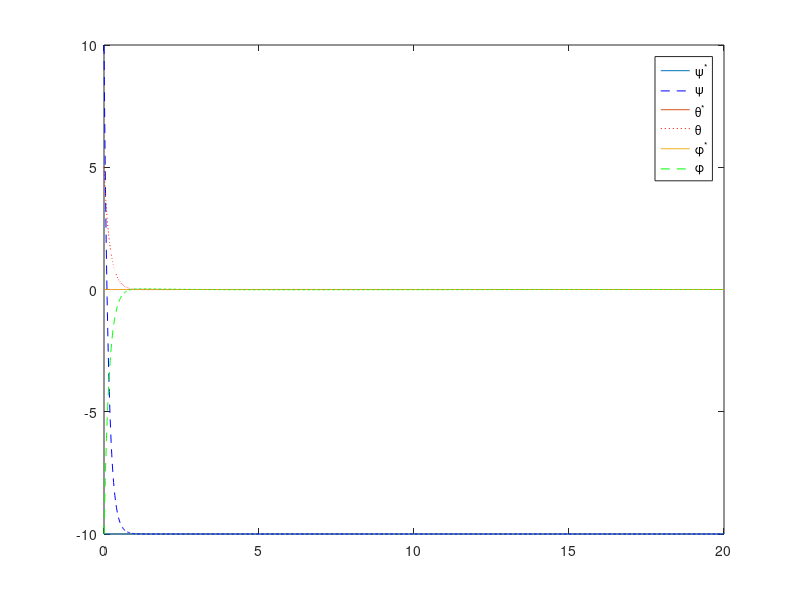
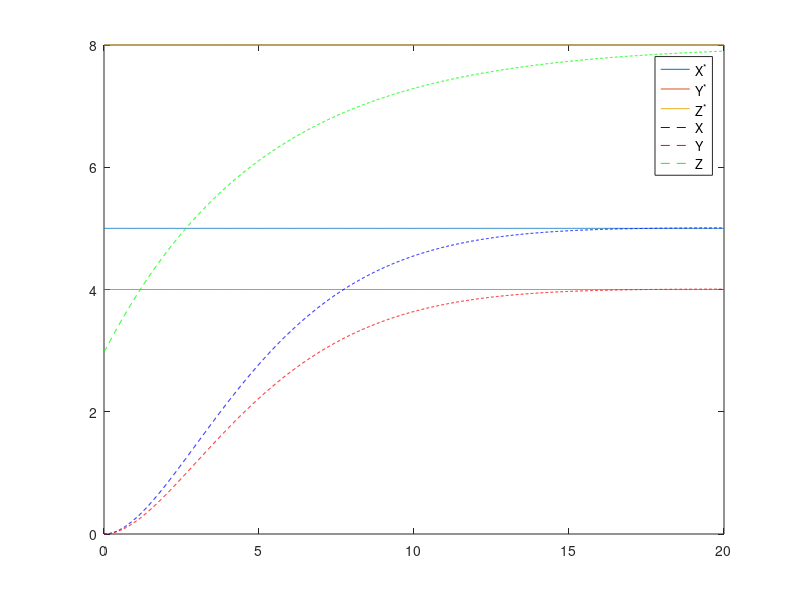

MATLAB code to generate these figures, in order: (Note: this script raises an error after producing the figures.)
close all
clear all 
clc 
% physical constants     
g = 9.81; 
M = 0.5; 
L = 0.25;
Ixx = 5*10^-3;
Iyy = 5*10^-3;
Izz = 10*10^-3; 
k = 3*10^-6; 
b = 10^-7;
I = diag([Ixx Iyy Izz]);

%constants
Kv = [0.63 ; 0.63; 31.5];  %for positions
Kp = [0.1225 ; 0.1225; 6.125];
Kpe = [6; 5.2; 7];      %for eular angles
Kpw = [4; 3; 4.9];       % for w

%Desired position and attitude
ref = [5 4 8]';
ref_dot = [0 0 0]';
ref_ddot = [0 0 0]';
Fstar = zeros(1000); %desired thrust
euler_star = [0 0 -10]';  %desired euler angle
euler_dstar = [0 0 0]';
tau_star = zeros(3,1000);  %desired torque
w_star = [0 0 0]';
w_dstar = [0 0 0]';

%Body Frame
w = zeros(3,1000);          % angular velocity in body frame
w_r = zeros(4,1000);        % individual rotor speed
w_dot = [0 0 0]';
% Inertial frame
pos = zeros(3,1000);        
pos(:,1)=[0 0 3];   % initial location
posdot = zeros(3,1000);
posddot = zeros(3,1000);
euler = [-10 5 10]';
euler_dot  = [0 0 0]';

%Simulation

%R = [cos(euler(3,k))*cos(euler(2,k)) cos(euler(3,k))*sin(euler(2,k))*sin(euler(1,k))-sin(euler(3,k))*cos(euler(1,k)) cos(euler(3,k))*sin(euler(2,k))*cos(euler(1,k))+sin(euler(3,k))*sin(euler(1,k));
%     sin(euler(3,k))*cos(euler(2,k)) sin(euler(3,k))*sin(euler(2,k))*sin(euler(1,k))+cos(euler(3,k))*cos(euler(1,k)) sin(euler(3,k))*sin(euler(2,k))*cos(euler(1,k))-cos(euler(3,k))*sin(euler(1,k));
%     -sin(euler(2,k))                cos(euler(2,k))*sin(euler(1,k))                                                 cos(euler(2,k))*cos(euler(1,k))]
dt = 0.01;
for k = 1:2000
   
    posddot(:,k) = ref_ddot + Kv.*(ref_dot - posdot(:,k)) + Kp.*(ref - pos(:,k)); %commanded acc.
    Fstar(k) = (M*g + M*posddot(3,k))/(cos(euler(2,k))*cos(euler(1,k)));  % U1
    %desired eular angles
    euler_star(1,k+1) = asin((M*posddot(1,k)*sin(euler_star(3,k)) - M*posddot(2,k)*cos(euler_star(3,k)))/Fstar(k));
    euler_star(2,k+1) = asin((M*posddot(1,k)*cos(euler_star(3,k)) + M*posddot(2,k)*sin(euler_star(3,k)))/Fstar(k)*cos(euler_star(1,k)));
    euler_star(3,k+1) = euler_star(3,k);
    
    posdot(:,k+1) =  posdot(:,k) + dt*posddot(:,k);
    pos(:,k+1) = pos(:,k) + dt*posdot(:,k);
    
    euler_dot(:,k) = euler_dstar + Kpe.*(euler_star(:,k) - euler(:,k));
    euler(:,k+1) = euler(:,k) + dt*euler_dot(:,k);
    Retw = [1 0 -sin(euler(2,k));
            0 cos(euler(1,k)) cos(euler(2,k))*sin(euler(1,k)); 
            0 -sin(euler(1,k)) cos(euler(2,k))*cos(euler(1,k))];
    w(:,k) = Retw * euler_dot(:,k);
    
    w_dot(:,k) = w_dstar + Kpw.*[w_star(1) - w(1,k);
                                 w_star(2) - w(2,k);
                                 w_star(3) - w(3,k)];
    
    tau_star(:,k) = [Ixx*w_dot(1,k) + (Izz-Iyy)*w(2,k)*w(3,k); 
                     Iyy*w_dot(2,k) + (Ixx-Izz)*w(1,k)*w(3,k); 
                     Izz*w_dot(3,k) + (Iyy-Ixx)*w(1,k)*w(2,k)];
    w_r(:,k) = sqrt(inv([k k k k;
                         L*k 0 -L*k 0;
                         0 L*k 0 -L*k;
                         b -b b -b] ) * [Fstar(k);tau_star(:,k)]);
end
t = 0:0.01:20;
figure(1);
plot(t,euler_star(3,1)*ones(k+1,1),t,euler(3,:),'b--',t,euler_star(2,1)*ones(k+1,1),t,euler(2,:),'r:',t,euler_star(1,1)*ones(k+1,1),t,euler(1,:),'g--'),legend('\psi^*','\psi','\theta^*','\theta','\phi^*','\phi');
figure(2);
plot(t,ref(1)*ones(k+1,1),t,ref(2)*ones(k+1,1),t,ref(3)*ones(k+1,1),t,pos(1,:),'b--',t,pos(2,:),'r--',t,pos(3,:),'g--'),legend('X^*','Y^*','Z^*','X','Y','Z');

Z = stepinfo(pos(3,:),t,ref(3))
Y = stepinfo(pos(2,:),t,ref(2))
X = stepinfo(pos(1,:),t, ref(1))